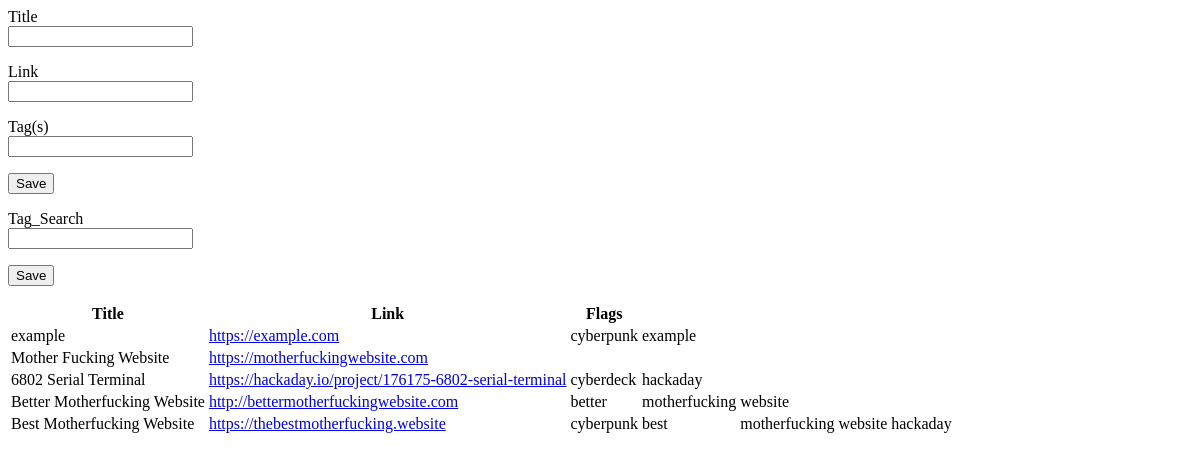
The page /index on the database as committed earlier.
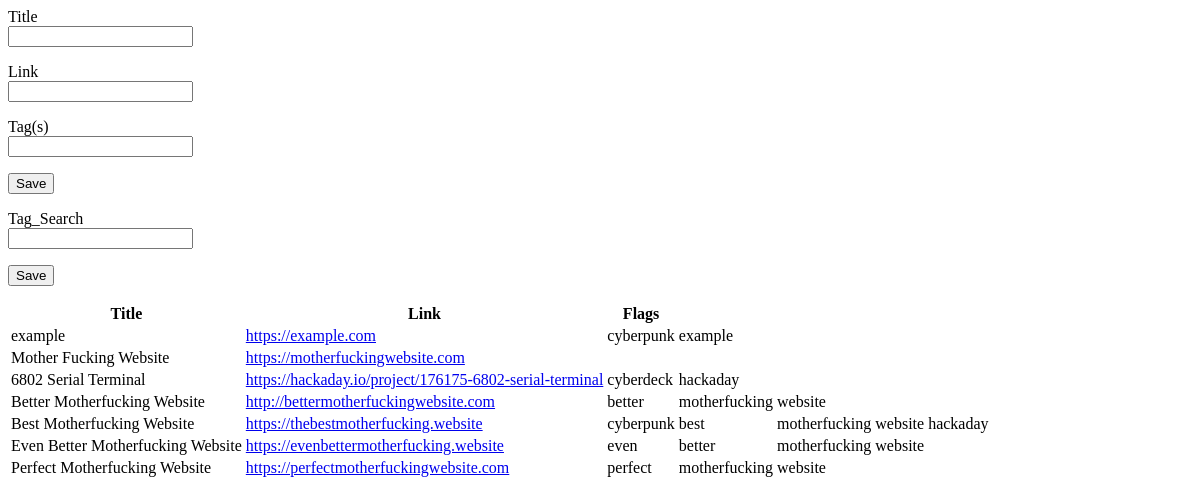
The same page on the database as committed later.
### app/models.py (models this page shows, shortened)
class Bookmarks(db.Model):
    id = db.Column(db.Integer, primary_key=True)
    title = db.Column(db.String(16), index=True, unique=True)
    link = db.Column(db.String, index=True, unique=True)
    tags = db.relationship('Tag', secondary=tags, lazy='subquery',
            backref=db.backref('bookmark', lazy=True))

class Tag(db.Model):
    id = db.Column(db.Integer, primary_key=True)
    name = db.Column(db.String, index=True, unique=True)
    def __repr__(self):
        return '{}'.format(self.name)

### app/routes.py (the view, shortened to what this page needs)
@app.route('/', methods=['GET', 'POST'])
@app.route('/index', methods=['GET', 'POST'])
def index():
    bookmarks = Bookmarks.query.all()
    bform = BookmarkForm()
    sform = SearchForm()
    return render_template('index.html', bookmarks=bookmarks, bform=bform, sform=sform)

### app/forms.py (shortened to what this page needs)
class BookmarkForm(FlaskForm):
    title = StringField('Title', validators=[DataRequired()])
    link = StringField('Link', validators=[DataRequired()])
    tags = StringField('Tag(s)', validators=[DataRequired()])
    submit_bookmark = SubmitField('Save')

class SearchForm(FlaskForm):
    search = StringField('Tag_Search', validators=[DataRequired()])
    submit_search = SubmitField('Save')

### app/templates/index.html (shortened to what this page needs)
<html>
    <head>
    </head>
    <body>
	<form action="" method="post" novalidate>
        	<p>
            		{{ bform.title.label }}<br>
			{{ bform.title }}<br>
        	</p>
        	<p>
            		{{ bform.link.label }}<br>
			{{ bform.link }}<br>
        	</p>
		<p>
			{{ bform.tags.label }}<br>
			{{ bform.tags }}
		</p>
        	<p>{{ bform.submit_bookmark() }}</p>
    	</form>
	<form action="" method="post" novalidate>
        	<p>
            		{{ sform.search.label }}<br>
			{{ sform.search }}<br>
        	</p>
        	<p>{{ sform.submit_search() }}</p>
    	</form>
        <table>
            <thead>
                <tr>
                    <th>Title</th>
                    <th>Link</th>
		    <th>Flags</th>
                </tr>
            </thead>
            <tbody>
                {% for bookmark in bookmarks %}
                    <tr>
                        <td>{{ bookmark.title }}</td>
			<td><a href = "{{ bookmark.link }}">{{ bookmark.link }}</a></td>
			{% for tag in bookmark.tags %}
				<td>{{ tag }}</td>
			{% endfor %}
                    </tr>
                {% endfor %}
            </tbody>
        </table>
    </body>
</html>

Rows that differ between the two databases and show on the page:
added Bookmarks: title "Even Better Motherfucking Website", link "https://evenbettermotherfucking.website", Tag (name "better"), Tag (name "motherfucking"), Tag (name "website")
added Tag: name "even", shown under "Even Better Motherfucking Website"
added Bookmarks: title "Perfect Motherfucking Website", link "https://perfectmotherfuckingwebsite.com", Tag (name "motherfucking"), Tag (name "website")
added Tag: name "perfect", shown under "Perfect Motherfucking Website"
